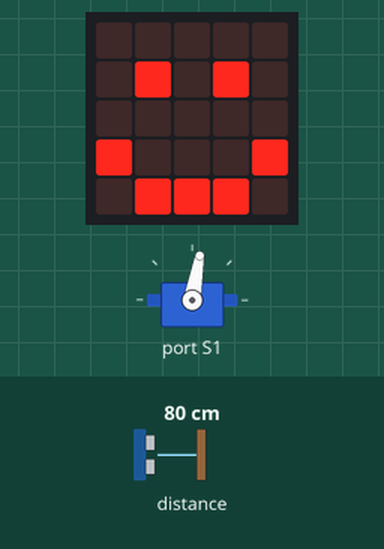
This program was run on a simulated BBC micro:bit (MakeCode). On the bench: the board's 5×5 LED display, servo. The inputs (shaded band) are chosen by the test bench; at power-on: distance to the obstacle 80 cm. The echo pulse lasts 58.3 µs per cm.

Above: at 1.8 s.
1.9 s: distance to the obstacle set to 14 cm
3.4 s: distance to the obstacle set to 10 cm
At 4.6 s:
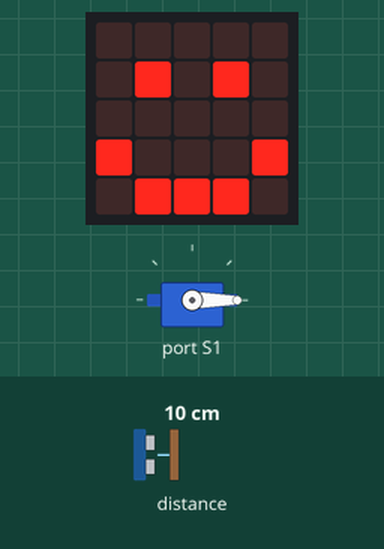
5.1 s: distance to the obstacle set to 18 cm
At 7.49 s:
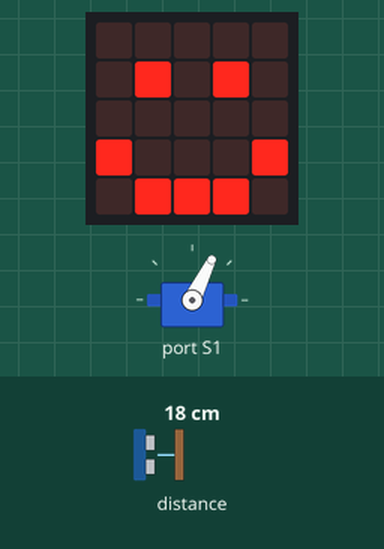
8.1 s: distance to the obstacle set to 2 cm
At 9.5 s:
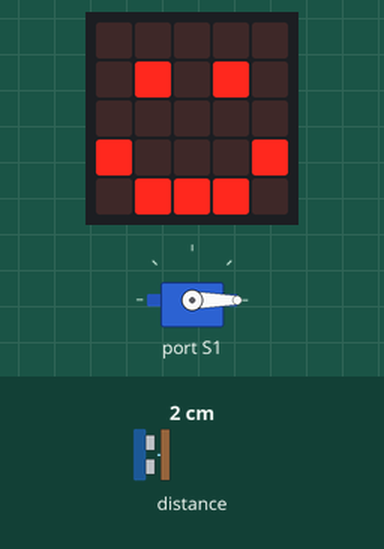
9.8 s: distance to the obstacle set to 35 cm
At 11.98 s:
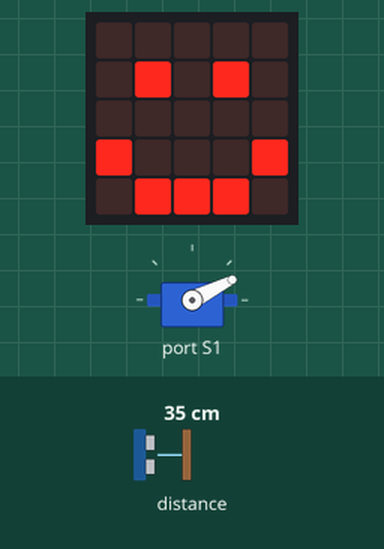
Timing chart, 0 to 13.8 s (numbered marks = the images above; inputs shaded):
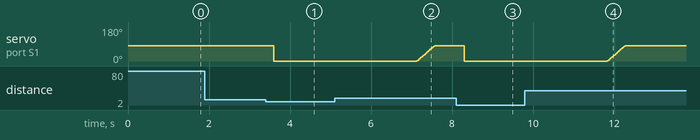

Measured:
- the behaviour switches between 13 and 12 cm on distance to the obstacle (found by bisection; images 0 and 1)
- after the input at 1.9 s, every drawn part: stays the same
- after the input at 3.4 s, servo on port S1: 80° → 0° after 0.20 s
- after the input at 5.1 s, servo on port S1: moves from 0° to 80° over 0.44 s, starting after 2.0 s
- after the input at 8.1 s, servo on port S1: 80° → 0° after 0.20 s
- after the input at 9.8 s, servo on port S1: moves from 0° to 80° over 0.44 s, starting after 2.0 s

The program:

main.ts
```typescript
// (licence header left out)
// show happy face
basic.clearScreen()
basic.showIcon(IconNames.Happy)

// variables
const servoNumber8 = robotbit.Servos.S1
let distance: number = null
let detectedSince: number = 0
let angle:number = null

// make the servo a heading of 80 degrees during startup
robotbit.Servo(servoNumber8, 80)

// runs forever
while (true) {

    // get the distance using the sonar
    distance = sonar.ping(
        DigitalPin.P14, // trigger
        DigitalPin.P15, // echo
        PingUnit.Centimeters,
    )

    // if the distance is <= 12 open the trash can lid and wait for 3.5 seconds. else close the trash can lid
    if (distance > 0 && distance <= 12) {

        // assigns the time the object was detected to the variable "detectedSince"
        if (detectedSince == 0) {
            detectedSince = input.runningTime()
        }

        // open the trash can lid ONLY if the hand has been there for at least 200ms.
        // this is to stop the servo from randomly opening when the distance sensor gets random spikes making it detect false data.
        if (input.runningTime() - detectedSince >= 200) {
            robotbit.Servo(servoNumber8, -5)
            angle = -5
            basic.pause(3500)
        }
    } else {

        // make the lid close slowly instead of slamming shut
        if (angle == -5) {
            angle = -5
            while (angle <= 80) {
                angle++
                robotbit.Servo(servoNumber8, angle)
                basic.pause(5)
            }
        }
        angle = 80

        // reset the timer and close the lid
        detectedSince = 0
        robotbit.Servo(servoNumber8, 80)
    }
}
```
